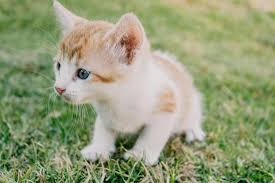
#> input picture pro1/test18ani.jpeg, 275 x 183 px
$ python test18opencv.py
#> lines starting #> are read from the running program, lines starting #| are printed output that depends on the picture
# Computer Vision(opencv:Open Source Computer Vision 라이브러리 사용)

# pip install opencv-python를 터미널에 넣음
# conda install open-python

import cv2

print(cv2.__version__)

img1 = cv2.imread('test18ani.jpeg')
#> img1 is the input picture: shape (183, 275, 3); mean B, G, R 121.5, 156.8, 149.4
print(type(img1)) #<class 'numpy.ndarray'>
#| <class 'numpy.ndarray'>

cv2.imshow('image test', img1)
cv2.waitKey()
cv2.destroyAllWindows()
print('end')

# 다른이름으로 저장
cv2.imwrite('test18ani2.jpg',img1)
cv2.imwrite('test18ani3.jpg',img1,[cv2.IMWRITE_JPEG_QUALITY,10]) #퀄리티를 낮춤

# 이미지 크기조절
img2 = cv2.resize(img1, (300, 100), interpolation=cv2.INTER_AREA)
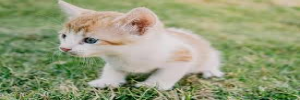
#> img2: shape (100, 300, 3); mean B, G, R 121.4, 156.7, 149.4
cv2.imwrite('test18ani4.jpg',img2)

# 밝기, 상하좌우 회전, 자르기.... 지원
